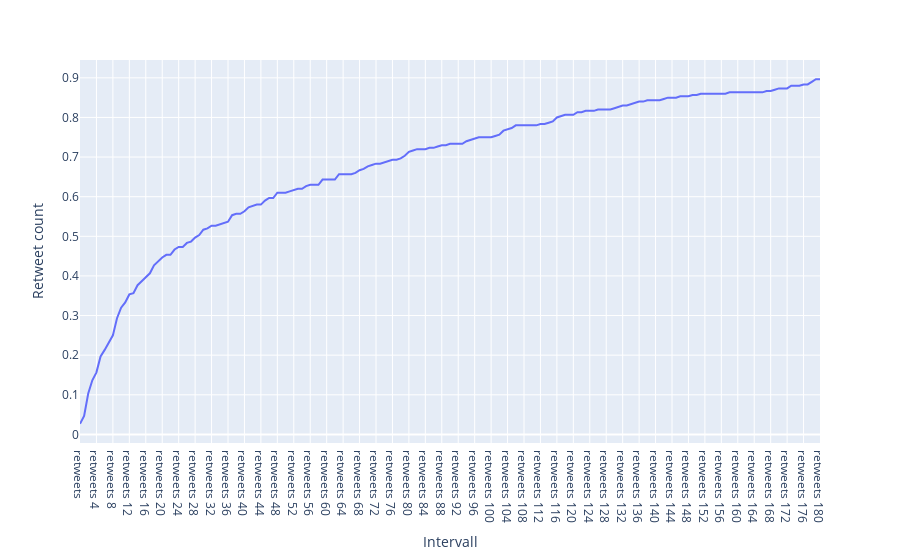

The cell this chart's notebook holds for it:
### Markdown cell above
__Warum haben wir die Grenze bei 30 Minuten gemacht?__

### Code cell
df = pd.read_json('../data/master_list_16_01_1230_60_intervals')
df = df[df.counter == 180]
df = df[df.text.str.contains('RT', case=True, regex=True) == False]
df = df[df.name != 'janboehm']

#drop the duplicates 
df = df[df.id.duplicated() == False ]

x = np.arange(181)
L_rt = []
for i in x: 
    if i == 0:
        r = 'retweets'
        L_rt.append(r)
    else:
        r = 'retweets ' + str(i)
        L_rt.append(r)


        
df = df[L_rt]
t = df.tail(300).mean()
fig = px.line(y=t, x = t.index, labels={'x':'Intervall', 'y':'Retweet count'})
fig.show()

### Figure 1 — Plotly figure (JSON) as saved in the notebook; plotly's stock layout.template omitted (floating-point values rounded to 4 significant figures; data arrays with more than 128 entries replaced by an {"elided": "..."} marker saying what was removed)
{"data": [{"hoverlabel": {"namelength": 0}, "hovertemplate": "Intervall=%{x}<br>Retweet count=%{y}", "legendgroup": "", "line": {"color": "#636efa", "dash": "solid"}, "mode": "lines", "name": "", "showlegend": false, "type": "scatter", "x": {"elided": "181 str values"}, "xaxis": "x", "y": {"elided": "181 float values"}, "yaxis": "y"}], "layout": {"legend": {"tracegroupgap": 0}, "margin": {"t": 60}, "xaxis": {"anchor": "y", "domain": [0, 1], "title": {"text": "Intervall"}}, "yaxis": {"anchor": "x", "domain": [0, 1], "title": {"text": "Retweet count"}}}}
